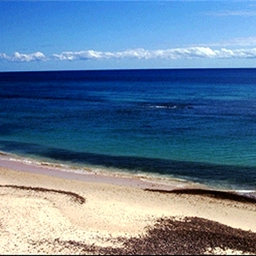
%> input picture Asgn1/data/DS4/data_students/coast/Train/coast_bea2.jpg, 256 x 256 px
$ octave Q4create.m   (GNU Octave 9; MATLAB toolbox functions it lacks are replaced by stand-ins)
%> lines starting %> are read from the running program, lines starting %| are printed output that depends on the picture
### Asgn1/generateKfolds.m
function [ Xtrain, Ytrain, Xtest, Ytest ] = generateKfolds( X, Y, k, tonormalize)
%
    Xtrain = cell(k,1);
    Xtest = cell(k,1);
    Ytrain = cell(k,1);
    Ytest = cell(k,1);
    perm = randperm(size(X,1));
    for i = 1:k
        foldsize = round(size(X,1)/5);
        foldind = perm((i-1)*foldsize+1:min(i*foldsize,size(X,1)));
        Xtrain{i} = X(setdiff(1:size(X,1),foldind),:);
        Xtest{i} = X(foldind,:);
        Ytrain{i} = Y(setdiff(1:size(X,1),foldind));
        Ytest{i} = Y(foldind,:);

        if tonormalize == 1
            [Xtrain{i} mu1 sigma1] = stdnormalize(Xtrain{i});
%             [Ytrain{i} mu2 sigma2] = stdnormalize(Ytrain{i});
%             Xtest{i} = stdnormalize(Xtest{i});
%             Ytest{i} = stdnormalize(Ytest{i});
            Xtest{i} = ( Xtest{i} - repmat(mu1, size(Xtest{i},1),1) )./ repmat(sigma1, size(Xtest{i},1),1);
%             Ytest{i} = ( Ytest{i} - repmat(mu2, size(Ytest{i},1),1) )./ repmat(sigma2, size(Ytest{i},1),1);
        end
    end
end

### Asgn1/Q4create.m
clc;clear all;close all;
tic
addpath ../libsvm-3.20/libsvm-3.20/matlab
% Multi-class 1 vs all: http://stackoverflow.com/questions/9041753/multi-class-classification-in-libsvm

%% Read data
totrain = 0;
folds = 5;
types = {'coast', 'forest', 'insidecity', 'mountain'};
bins = 32;
Xtrain = [];
Ytrain = [];
Xtest = [];
Ytest = [];

trainsave = 1;
testsave = 0;

if trainsave
    for i = 1:4
        datafolder = ['data/DS4/data_students/' types{i} '/Train/'];
        files = dir([datafolder '*.jpg']);
        for j = 1:size(files,1)
            features = [];
            [i j]
            I = imread([datafolder files(j).name]);
%> I is the input picture: size 256x256x3 uint8; mean R, G, B 96.8, 124.6, 153.1
            for k = 1:3
                layer = I(:,:,k);
                lhist = imhist(layer,bins);
                features = [features lhist'];
            end
%> this loop made 3 passes
%> pass 1, `layer = I(:,:,k);`:
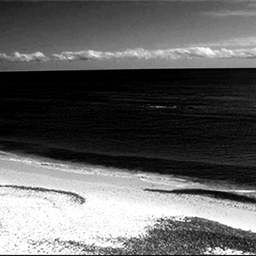
%> layer: size 256x256 uint8; min 0, max 255, mean 96.8
%> pass 2, `layer = I(:,:,k);`:
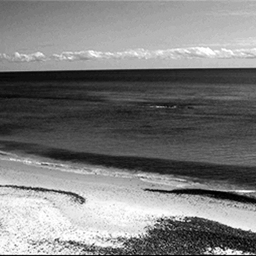
%> layer: size 256x256 uint8; min 0, max 255, mean 124.6
%> pass 3, `layer = I(:,:,k);`:
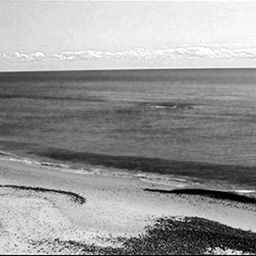
%> layer: size 256x256 uint8; min 0, max 255, mean 153.1
%> after the loop, features = 96 values, max 7578 at index 2, min 182 at index 33, mean 2048
            Xtrain = [Xtrain;features];
%> Xtrain has the same summary as features
            Ytrain = [Ytrain;i];
        end
    end
    save('Q4Out/Q4traindata.mat', 'Xtrain', 'Ytrain');

    [Xtrainf Ytrainf Xtestf Ytestf] = generateKfolds(Xtrain, Ytrain, folds, 1);
%> the run ends on the next line
